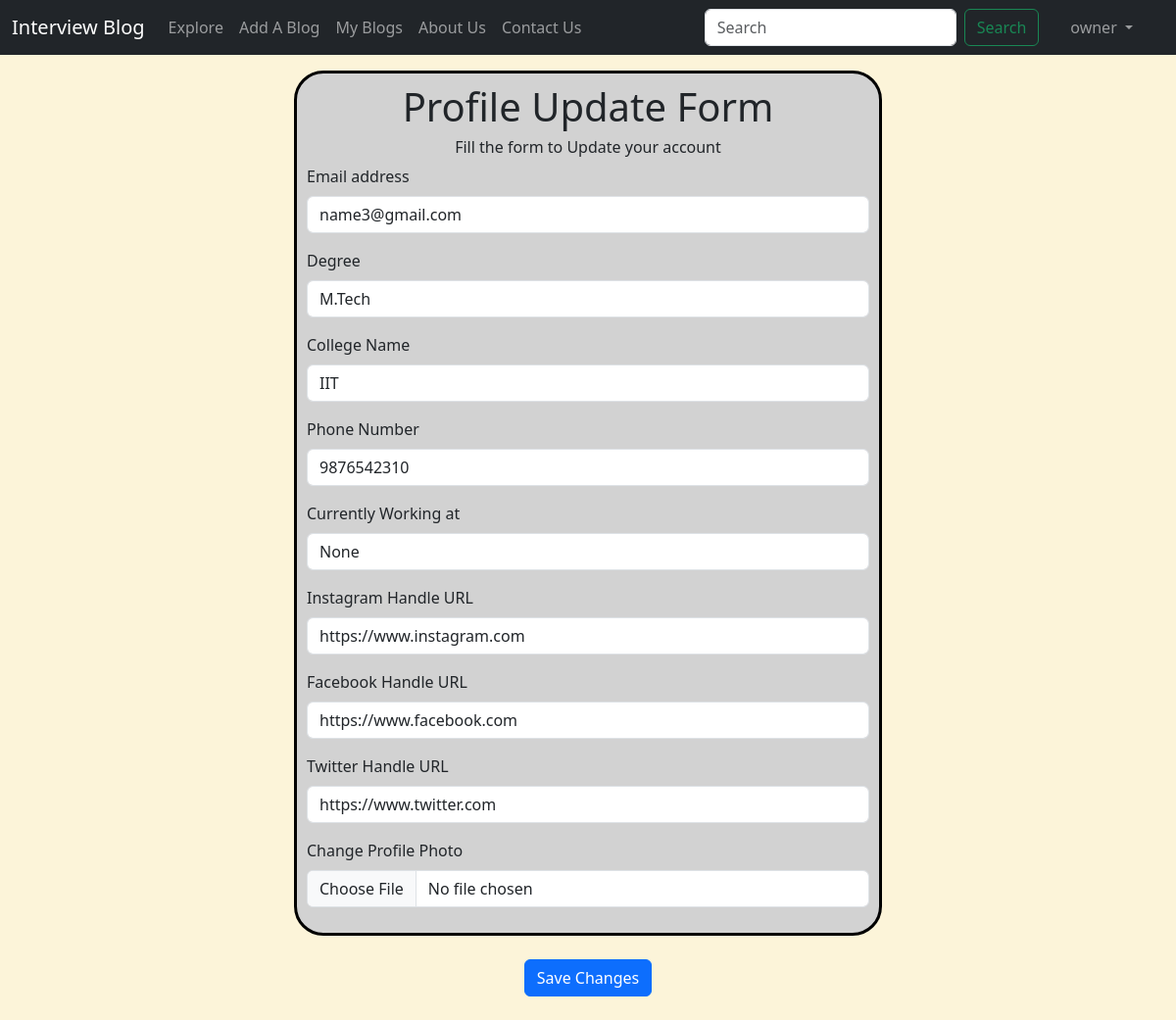
Page /profile/editprof/username3 (signed in) on the committed database.
### blog/models.py (models this page shows, shortened)
class Profile(models.Model):
    id=models.AutoField(primary_key=True)
    profile_user=models.OneToOneField(User,on_delete=models.CASCADE)
    fname=models.CharField(max_length=100)
    lname=models.CharField(max_length=100)
    degree=models.CharField(max_length=100)
    college=models.CharField(max_length=200)
    gender=models.CharField(max_length=50)
    dob=models.DateField()
    phone=models.CharField(max_length=10)
    email=models.EmailField()
    insta_handle=models.CharField(max_length=200,null=True)
    fb_handle=models.CharField(max_length=200,null=True)
    twitter_handle=models.CharField(max_length=200,null=True)
    forget_pass_token=models.CharField(max_length=100,null=True)
    profile_pic = models.ImageField(upload_to='profiles/',null=True)
    currwork = models.CharField(max_length=100,null=True)

### blog/views.py (the view)
# urls.py: path('profile/editprof/<str:user>',views.editprof,name="Edit Profile"),
@login_required(login_url='/')
def editprof(request,user):
    i=User.objects.filter(username=user).first()
    j=Profile.objects.filter(profile_user=i).first()
    params={'j':j}
    return render(request,'blog/editprof.html',params)

### blog/templates/blog/editprof.html (shortened to what this page needs)
{% extends 'blog/base.html' %}
{% block body %}
<div class="mt-3">
<form action='/saveprofile' method="post" enctype="multipart/form-data">
    <div class="signup">
        <div class="content x">
            <h1 align="center">Profile Update Form</h1>
            <h6 align="center">Fill the form to Update your account</h6>
          <p>
            <label for="exampleFormControlInput1" class="form-label">Email address</label>
            <input type="email" class="form-control" name="email" value="{{j.email}}" id="email" placeholder="name@example.com" required>
          </p>
          <p>
            <label for="exampleFormControlInput1" class="form-label">Degree</label>
            <input type="text" class="form-control" name="degree" value="{{j.degree}}" id="degree" required>
          </p>
          <p>
            <label for="exampleFormControlInput1" class="form-label">College Name</label>
            <input type="text" class="form-control" name="college" value="{{j.college}}" id="college" required>
          </p>
      <p>
        <label for="exampleFormControlInput1" class="form-label">Phone Number</label>
        <input type="number" class="form-control" name="phone" value="{{j.phone}}" id="phone" required>
      </p>
      <p>
        <label for="exampleFormControlInput1" class="form-label">Currently Working at</label>
        <input type="text" class="form-control" name="curwork" value="{{j.currwork}}" id="curwork" required>
      </p>
      <p>
        <label for="exampleFormControlInput1" class="form-label">Instagram Handle URL</label>
        <input type="text" class="form-control" name="insta_handle" value="{{j.insta_handle}}" id="insta_handle">
      </p>
      <p>
        <label for="exampleFormControlInput1" class="form-label">Facebook Handle URL</label>
        <input type="text" class="form-control" name="fb_handle" value="{{j.fb_handle}}" id="fb_handle">
      </p>
      <p>
        <label for="exampleFormControlInput1" class="form-label">Twitter Handle URL</label>
        <input type="text" class="form-control" name="twitter_handle" value="{{j.twitter_handle}}" id="twitter_handle">
      </p>
      <p>
        <label for="exampleFormControlInput1" class="form-label">Change Profile Photo</label>
        <input type="file" class="form-control" name="image" id="image" value="{{j.profile_pic}}">
      </p>
        </div>
      </div>
      <div class="login-footer text-center my-4">
        <button type="submit" class="btn btn-primary">Save Changes</button>
      </div>
    </form>
    </div>
{% endblock %}

### blog/templates/blog/base.html (shortened to what this page needs)
{% load static %}
<!doctype html>
<html lang="en">
  <head>
    <link href="https://cdn.jsdelivr.net/npm/bootstrap@5.3.0-alpha1/dist/css/bootstrap.min.css" rel="stylesheet">
    <link rel="stylesheet" href="https://cdnjs.cloudflare.com/ajax/libs/font-awesome/4.7.0/css/font-awesome.min.css">
  </head>
    <body style="background-color:#fcf4d9">
    <nav class="navbar navbar-dark navbar-expand-lg bg-dark">
      <div class="container-fluid">
        <a class="navbar-brand" href="/">Interview Blog</a>
        <div class="collapse navbar-collapse" id="navbarSupportedContent">
          <ul class="navbar-nav me-auto mb-2 mb-lg-0">
            <li class="nav-item" >
              <a class="nav-link" href="/home">Explore</a>
            </li>
            {% if user.is_authenticated %}
              <li class="nav-item" >
                <a class="nav-link" href="/addblog">Add A Blog</a>
              </li>
              <li class="nav-item">
                <a class="nav-link" href="/myblogs">My Blogs</a>
              </li>
            {% endif %}
            <li class="nav-item">
              <a class="nav-link" href="{% url 'abts' %}">About Us</a>
            </li>
            <li class="nav-item">
              <a class="nav-link" href="/contactus">Contact Us</a>
            </li>
          </ul>
          <form method="get" action="/search" class="d-flex" role="search">
            <input class="form-control me-2" type="search" placeholder="Search" aria-label="Search" name="query" id="query">
            <button class="btn btn-outline-success" type="submit">Search</button>
          </form>
          {% if user.is_authenticated %}
          <ul class="navbar-nav ml-auto">
              <li class="nav-item dropdown">
                <a class="nav-link dropdown-toggle mx-4"  href="#" role="button" data-bs-toggle="dropdown" aria-expanded="false">{{request.user}}
                </a>
                  </li>
          </ul>
          {% endif %}
        </div>
      </div>
    </nav>
    {% block body %}
    {% endblock %}
  </body>
</html>

### blog/templates/blog/base.html (style rules this page uses)
.content { margin: auto; width: 50%; height: 50%; border: 3px solid black; padding: 10px; }

### blog/templates/blog/editprof.html (style rules this page uses)
.x { background-color:#d2d2d2 ; border-radius: 30px; }

### rows in the picture
Profile: email "name3@gmail.com", degree "M.Tech", college "IIT", phone "9876542310", curwork "None", insta_handle "https://www.instagram.com", fb_handle "https://www.facebook.com", twitter_handle "https://www.twitter.com"

### other values in the picture
{{ request.user }} "owner"
